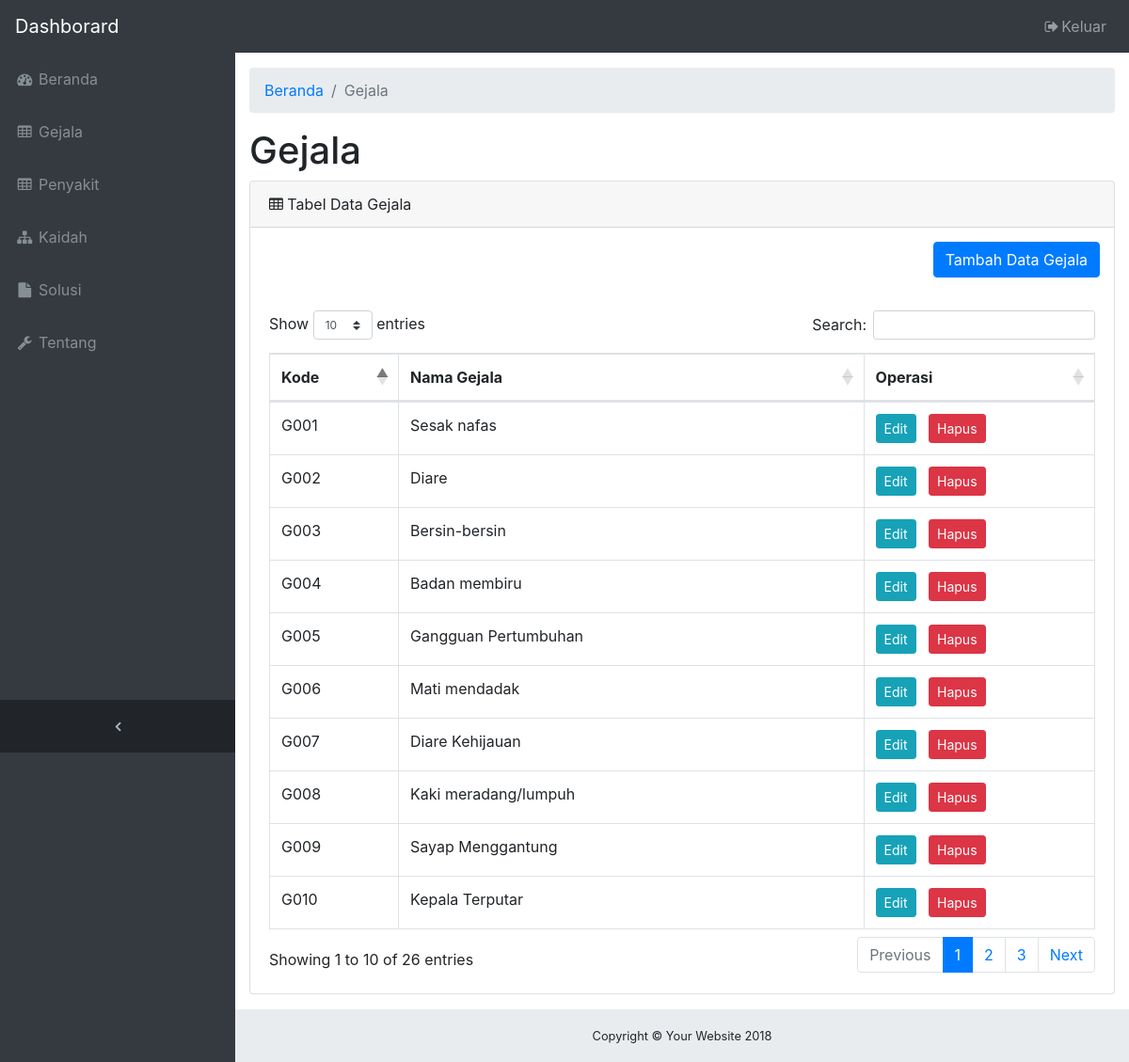
Before: /tampilan_pakar/gejala.php (signed in) with the older database file.
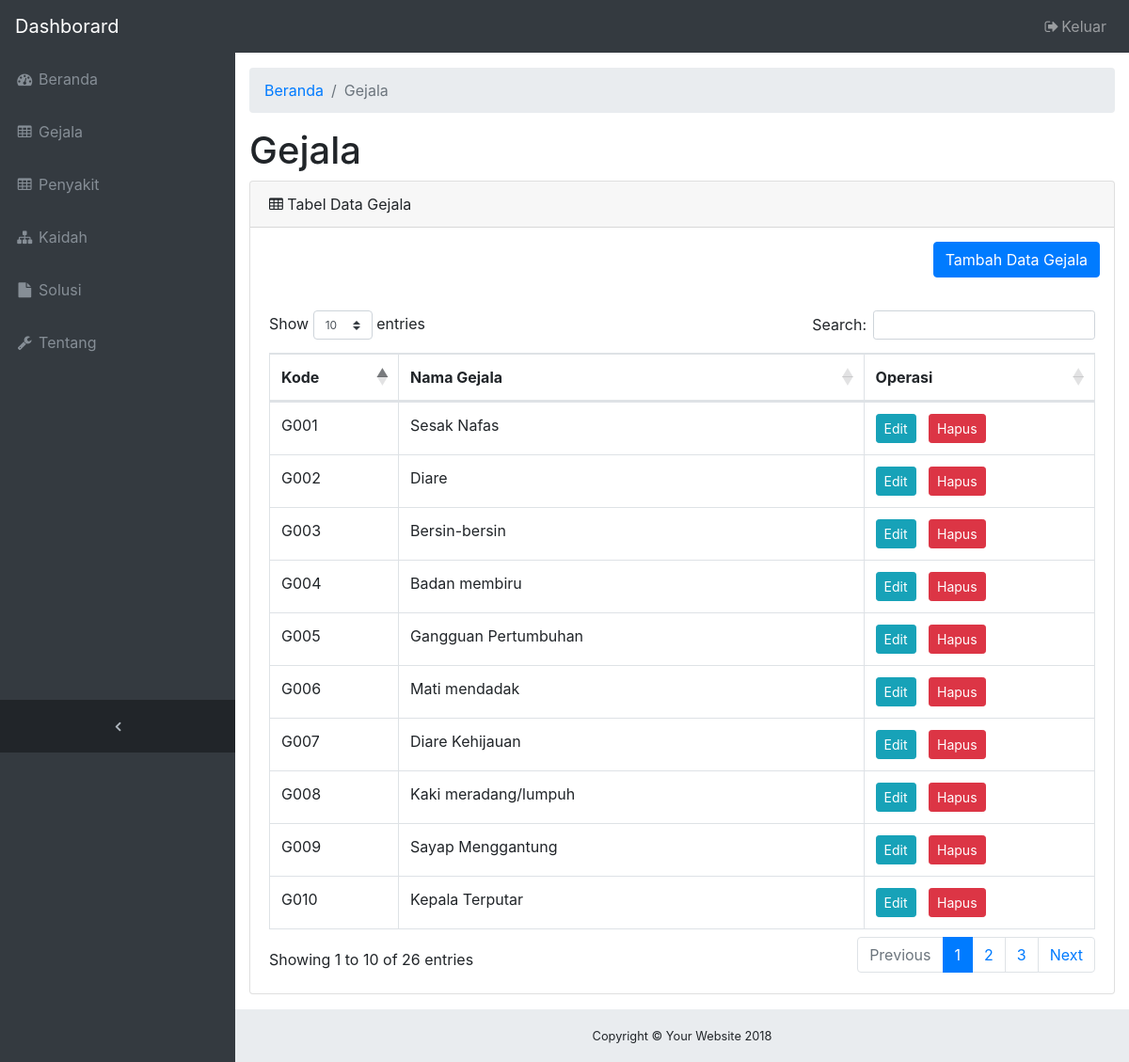
After: the same page with the newer database file.
### tables this page shows
CREATE TABLE `gejala` (
  `kode_gejala` varchar(4) NOT NULL,
  `nama_gejala` varchar(50) NOT NULL
);

### tampilan_pakar/gejala.php (the view, shortened to what this page needs)
<?php
    include "head.php";
?>
  <div class="content-wrapper">
    <div class="container-fluid">
      <ol class="breadcrumb">
        <li class="breadcrumb-item">
          <a href="index.html">Beranda</a>
        </li>
        <li class="breadcrumb-item active">Gejala</li>
      </ol>
      <div class="row">
        <div class="col-12">
          <h1>Gejala</h1>
        </div>
      </div>
      <?php
	      include "../proses_login/koneksi.php";
	      $sql = "select * from gejala order by kode_gejala";
	      $hasil = mysqli_query($konek, $sql);
      ?>
      <div class="card mb-3">
        <div class="card-header">
          <i class="fa fa-table"></i> Tabel Data Gejala</div>
          <div class="" align="right" style="padding:15px;">
            <button class="btn btn-primary" data-toggle="modal" data-target="#tambah">Tambah Data Gejala</button>
          </div>
        <div class="card-body">
          <div class="table-responsive">
            <table class="table table-bordered" id="dataTable">
              <thead>
                <tr>
                  <th>Kode</th>
                  <th>Nama Gejala</th>
                  <th>Operasi</th>
                </tr>
              </thead>
              <tbody>
              <?php while ($row = mysqli_fetch_assoc($hasil)){ ?>
			                 <tr>
  			                 <td><?php echo $row['kode_gejala'] ?></td>
                         <td><?php echo $row['nama_gejala'] ?></td>
                         <td><button class="btn btn-info btn-sm" data-toggle="modal" data-target="#edit<?php echo $row['kode_gejala'] ?>">Edit</button>&nbsp;&nbsp;
                             <button class="btn btn-danger btn-sm" data-toggle="modal" data-target="#hapus<?php echo $row['kode_gejala'] ?>">Hapus</button>
                          </td>
                       </tr>
                <?php } ?>
              </tbody>
            </table>
          </div>
        </div>
      </div>
    </div>
  </div>
   <?php
      include "footer.php";
    ?>

Changed rows visible on the page:
changed gejala "G001": nama_gejala "Sesak nafas" → "Sesak Nafas"
